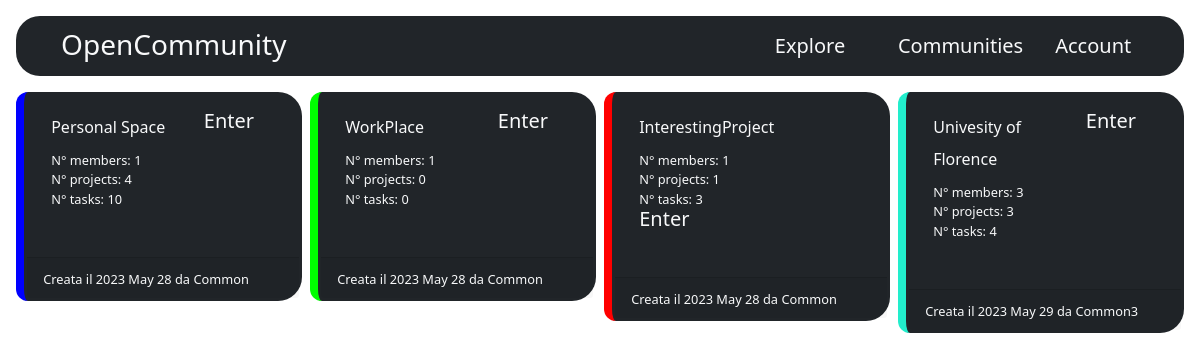
/communities/ (signed in), run on the app's committed database.
### TaskKit/tasks/models/community.py (models this page shows, shortened)
class Community(models.Model):
    name = models.CharField(max_length=100)
    members = models.ManyToManyField(User, related_name='communities')
    color = models.CharField(max_length=8)
    is_open = models.BooleanField(default=0)
    is_public = models.BooleanField(default=0)
    creation_date = models.DateTimeField(auto_now_add=True)
    founder_user = models.ForeignKey(User, on_delete=models.CASCADE, related_name='founded_communities')
    @property
    def number_of_members(self):
        return self.members.count()
    @property
    def number_of_projects(self):
        return self.projects.all().count()
    @property
    def number_of_tasks(self):
        return self.projects.values_list('tasks', flat=1).count()

### TaskKit/views.py (the view)
# urls.py: path('communities/', views.page_communities, name='communities'),
def page_communities(request):
    if not request.user:
        return render(request, 'pages/index.html')
    communities = Community.objects \
        .filter(members__in=[request.user])
    return render(request, 'pages/communities.html', {'communities': communities})

### TaskKit/tasks/templatetags/filters.py (called while the page is built)
@register.filter
def is_member_of_community(user, community):
    return user in community.members.all()

### templates/pages/communities.html (shortened to what this page needs)
{% extends 'main/layout.html' %}
{% block content %}
 <div class="container-fluid m-0 g-3 align-items-center justify-content-center w-100">
     <div class="row row-cols-2 row-cols-lg-4 g-2">
        {% for community in communities %}
            <div class="col">
                {% include 'community/community.html' with community=community redirect="communities" %}
            </div>
        {% endfor %}
     </div>
</div>
{% endblock %}

### templates/community/community.html (shortened to what this page needs)
{% load static %}
{% load filters %}
<link rel="stylesheet" type="text/css"
      href="{% static 'style/community/community.css' %}"
>
<div class="community card bg-dark text-light"
    style="border-color: #{{ community.color }}">
    <div class="card-body">
        <div class="container">
            <div class="row">
                <div class="col">
                    <h6 class="card-title pb-2">{{ community.name }}</h6>
                    <p class="card-text">N° members: {{ community.number_of_members }}</p>
                    <p class="card-text">N° projects: {{ community.number_of_projects }}</p>
                    <p class="card-text">N° tasks: {{ community.number_of_tasks }}</p>
                </div>
                <div class="col-auto">
                    {% if request.user|is_member_of_community:community%}
                        <h5>
                            <a href="{% url 'community_detail' community_id=community.id page=redirect %}">
                                Enter
                                <i class="fa-solid fa-hand-pointer mr-2"></i>
                            </a>
                        </h5>
                    {% endif %}
                </div>
            </div>
        </div>
    </div>
    <div class="card-footer">
        <small class="card-text">
            Creata il {{ community.creation_date|date:"Y M d" }}
                da {{ community.founder_user }}
            </small>
    </div>
</div>

### static/style/app_style.css (style rules this page uses)
:root { --app-default-bg:#00eeaa; --app-default-text:#FFFFFF; }
html { font-family: "Arial Nova" }
body { height: 100vh; width: 100vw; overflow: hidden; background: var(--app-default-bg); }
.h1, .h2, .h3, .h4, .h5, .h6, h1, h2, h3, h4, h5, h6 { line-height: 1rem !important; margin: 0 !important; }
a { text-decoration: none !important; color: inherit !important; }

### static/style/community/community.css (style rules this page uses)
.community { border-radius: 1.5rem 1.5rem; border-end-start-radius: .75rem; border-start-start-radius: .75rem; border: 0 black; border-left: .5rem solid; padding: .2rem; gap: 2rem; display: flex; }
.community .card-text { margin:0 !important; font-size: .8rem; }
.community .card-title { line-height: 2rem !important; }

### data on the page
Community: name "Personal Space", number_of_members "1", number_of_projects "4", number_of_tasks "10", shows "Enter", creation_date "2023 May 28", founder_user "Common"
Community: name "WorkPlace", number_of_members "1", number_of_projects "0", number_of_tasks "0", shows "Enter", creation_date "2023 May 28", founder_user "Common"
Community: name "InterestingProject", number_of_members "1", number_of_projects "1", number_of_tasks "3", shows "Enter", creation_date "2023 May 28", founder_user "Common"
Community: name "Univesity of Florence", number_of_members "3", number_of_projects "3", number_of_tasks "4", shows "Enter", creation_date "2023 May 29", founder_user "Common3"
